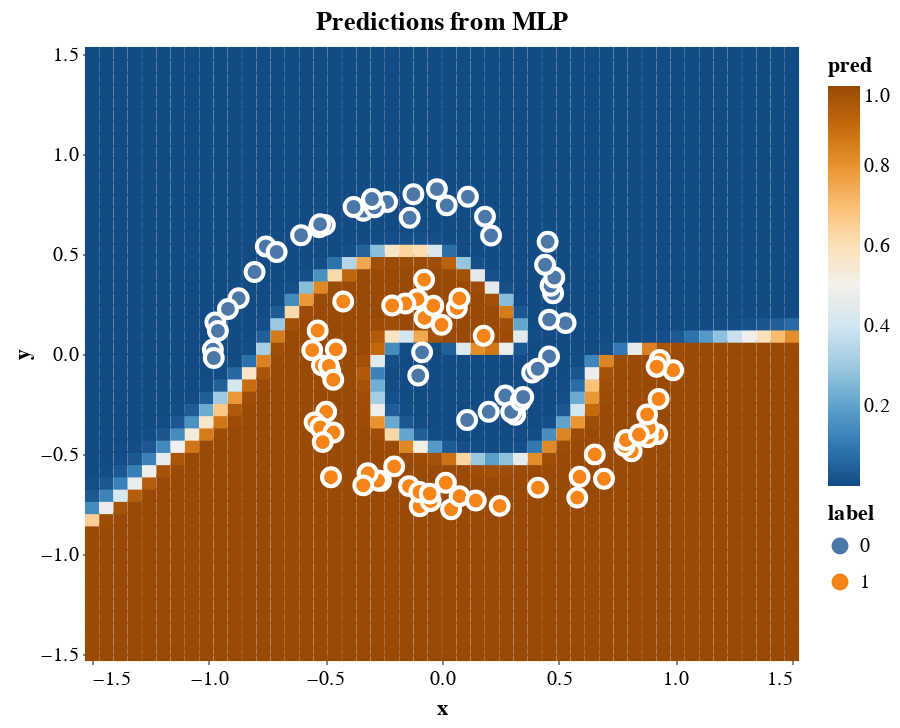

Write notebook code for a chart like this one.
### Code cell
# Plot predictions
pred_chart = prediction_plot(xs, y)
chart = pred_chart + spiral_chart
chart

### Figure 1 — Vega-Lite specification as saved in the notebook (floating-point values rounded to 4 significant figures; data arrays with more than 128 entries replaced by an {"elided": "..."} marker saying what was removed)
{"config": {"view": {"continuousWidth": 300, "continuousHeight": 300}}, "layer": [{"data": {"name": "data-05ffc6bf99a81018d3a6e1a752dec6cc"}, "mark": {"type": "square", "opacity": 1, "size": 50}, "encoding": {"color": {"field": "pred", "scale": {"scheme": "blueorange"}, "type": "quantitative"}, "x": {"field": "x", "scale": {"domain": [-1.5, 1.5], "nice": false}, "type": "quantitative"}, "y": {"field": "y", "scale": {"domain": [-1.5, 1.5], "nice": false}, "type": "quantitative"}}, "title": "Predictions from MLP"}, {"data": {"name": "data-ea5f926ea559a091408d708f08741c63"}, "mark": {"type": "circle", "opacity": 1, "size": 80, "stroke": "white"}, "encoding": {"color": {"field": "label", "type": "nominal"}, "x": {"field": "x", "scale": {"domain": [-1.5, 1.5], "nice": false}, "type": "quantitative"}, "y": {"field": "y", "scale": {"domain": [-1.5, 1.5], "nice": false}, "type": "quantitative"}}}], "height": 300, "width": 350, "$schema": "https://vega.github.io/schema/vega-lite/v5.20.1.json", "datasets": {"data-05ffc6bf99a81018d3a6e1a752dec6cc": {"elided": "2500 records"}, "data-ea5f926ea559a091408d708f08741c63": [{"x": -0.08531, "y": 0.008334, "label": 0}, {"x": 0.1787, "y": 0.09108, "label": 1}, {"x": 0.06364, "y": 0.2299, "label": 1}, {"x": -0.1018, "y": -0.1074, "label": 0}, {"x": -0.001736, "y": 0.1459, "label": 1}, {"x": 0.0744, "y": 0.2778, "label": 1}, {"x": -0.07479, "y": 0.1803, "label": 1}, {"x": -0.03717, "y": 0.2415, "label": 1}, {"x": -0.1055, "y": 0.2743, "label": 1}, {"x": -0.07655, "y": 0.3715, "label": 1}, {"x": -0.1569, "y": 0.2522, "label": 1}, {"x": 0.1076, "y": -0.33, "label": 0}, {"x": 0.2, "y": -0.2889, "label": 0}, {"x": -0.2137, "y": 0.2426, "label": 1}, {"x": 0.271, "y": -0.2078, "label": 0}, {"x": 0.3139, "y": -0.3035, "label": 0}, {"x": 0.2965, "y": -0.2895, "label": 0}, {"x": 0.3377, "y": -0.2342, "label": 0}, {"x": 0.348, "y": -0.2151, "label": 0}, {"x": -0.4233, "y": 0.2626, "label": 1}, {"x": 0.3863, "y": -0.09285, "label": 0}, {"x": -0.5328, "y": 0.1173, "label": 1}, {"x": -0.4549, "y": 0.02297, "label": 1}, {"x": 0.4588, "y": -0.01218, "label": 0}, {"x": 0.4103, "y": -0.07362, "label": 0}, {"x": -0.4793, "y": -0.08519, "label": 1}, {"x": -0.5563, "y": 0.01929, "label": 1}, {"x": -0.5145, "y": -0.05687, "label": 1}, {"x": -0.4848, "y": -0.05956, "label": 1}, {"x": 0.5296, "y": 0.1546, "label": 0}, {"x": -0.4661, "y": -0.1289, "label": 1}, {"x": 0.4591, "y": 0.1721, "label": 0}, {"x": -0.4965, "y": -0.289, "label": 1}, {"x": 0.4763, "y": 0.3038, "label": 0}, {"x": -0.546, "y": -0.3418, "label": 1}, {"x": -0.5216, "y": -0.3674, "label": 1}, {"x": 0.4655, "y": 0.3409, "label": 0}, {"x": -0.4649, "y": -0.3928, "label": 1}, {"x": -0.5111, "y": -0.4405, "label": 1}, {"x": 0.4814, "y": 0.3824, "label": 0}, {"x": 0.4417, "y": 0.4463, "label": 0}, {"x": -0.4759, "y": -0.616, "label": 1}, {"x": 0.4528, "y": 0.5614, "label": 0}, {"x": -0.2617, "y": -0.6344, "label": 1}, {"x": -0.2744, "y": -0.6326, "label": 1}, {"x": -0.3181, "y": -0.5966, "label": 1}, {"x": -0.3374, "y": -0.6567, "label": 1}, {"x": -0.2049, "y": -0.5619, "label": 1}, {"x": 0.2103, "y": 0.5924, "label": 0}, {"x": -0.1414, "y": -0.6604, "label": 1}, {"x": 0.1843, "y": 0.6871, "label": 0}, {"x": -0.09565, "y": -0.7615, "label": 1}, {"x": -0.09671, "y": -0.6895, "label": 1}, {"x": -0.04871, "y": -0.7354, "label": 1}, {"x": -0.05257, "y": -0.698, "label": 1}, {"x": 0.111, "y": 0.7862, "label": 0}, {"x": 0.01628, "y": -0.6439, "label": 1}, {"x": -0.02177, "y": 0.8245, "label": 0}, {"x": 0.02014, "y": 0.7434, "label": 0}, {"x": 0.03891, "y": -0.7766, "label": 1}, {"x": 0.07513, "y": -0.7111, "label": 1}, {"x": -0.1226, "y": 0.7989, "label": 0}, {"x": 0.1447, "y": -0.7328, "label": 1}, {"x": -0.1385, "y": 0.6813, "label": 0}, {"x": 0.2471, "y": -0.7594, "label": 1}, {"x": -0.337, "y": 0.7159, "label": 0}, {"x": -0.2352, "y": 0.7603, "label": 0}, {"x": -0.2886, "y": 0.7335, "label": 0}, {"x": -0.3003, "y": 0.7748, "label": 0}, {"x": -0.379, "y": 0.7349, "label": 0}, {"x": 0.4114, "y": -0.6682, "label": 1}, {"x": 0.5797, "y": -0.7181, "label": 1}, {"x": -0.5267, "y": 0.6338, "label": 0}, {"x": -0.5018, "y": 0.6456, "label": 0}, {"x": -0.5226, "y": 0.6492, "label": 0}, {"x": 0.5896, "y": -0.6141, "label": 1}, {"x": 0.6548, "y": -0.502, "label": 1}, {"x": -0.604, "y": 0.5938, "label": 0}, {"x": 0.6942, "y": -0.6237, "label": 1}, {"x": -0.7549, "y": 0.5377, "label": 0}, {"x": -0.7088, "y": 0.5101, "label": 0}, {"x": 0.813, "y": -0.4865, "label": 1}, {"x": -0.8035, "y": 0.4101, "label": 0}, {"x": 0.7825, "y": -0.4598, "label": 1}, {"x": 0.7886, "y": -0.4302, "label": 1}, {"x": 0.9223, "y": -0.4007, "label": 1}, {"x": 0.8819, "y": -0.4159, "label": 1}, {"x": 0.8863, "y": -0.371, "label": 1}, {"x": 0.8441, "y": -0.4027, "label": 1}, {"x": -0.8713, "y": 0.2788, "label": 0}, {"x": 0.8793, "y": -0.302, "label": 1}, {"x": 0.9283, "y": -0.2249, "label": 1}, {"x": -0.9712, "y": 0.1584, "label": 0}, {"x": -0.9173, "y": 0.2253, "label": 0}, {"x": 0.9907, "y": -0.08121, "label": 1}, {"x": -0.982, "y": 0.02178, "label": 0}, {"x": -0.9604, "y": 0.1156, "label": 0}, {"x": 0.9332, "y": -0.02925, "label": 1}, {"x": 0.9199, "y": -0.06352, "label": 1}, {"x": -0.978, "y": -0.01986, "label": 0}]}}
